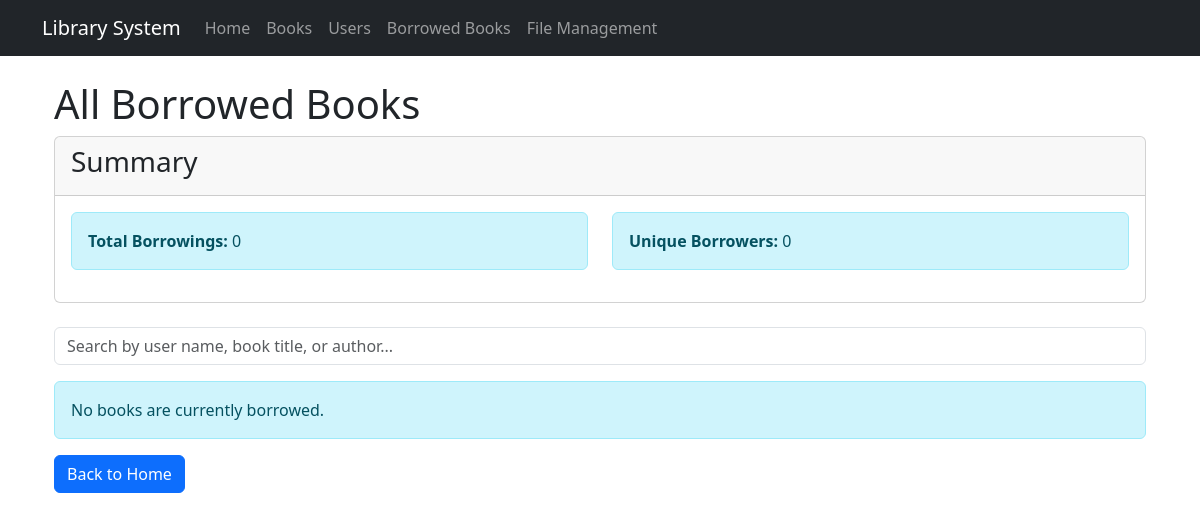
/books/borrowed/, run on an earlier commit of the app's database.
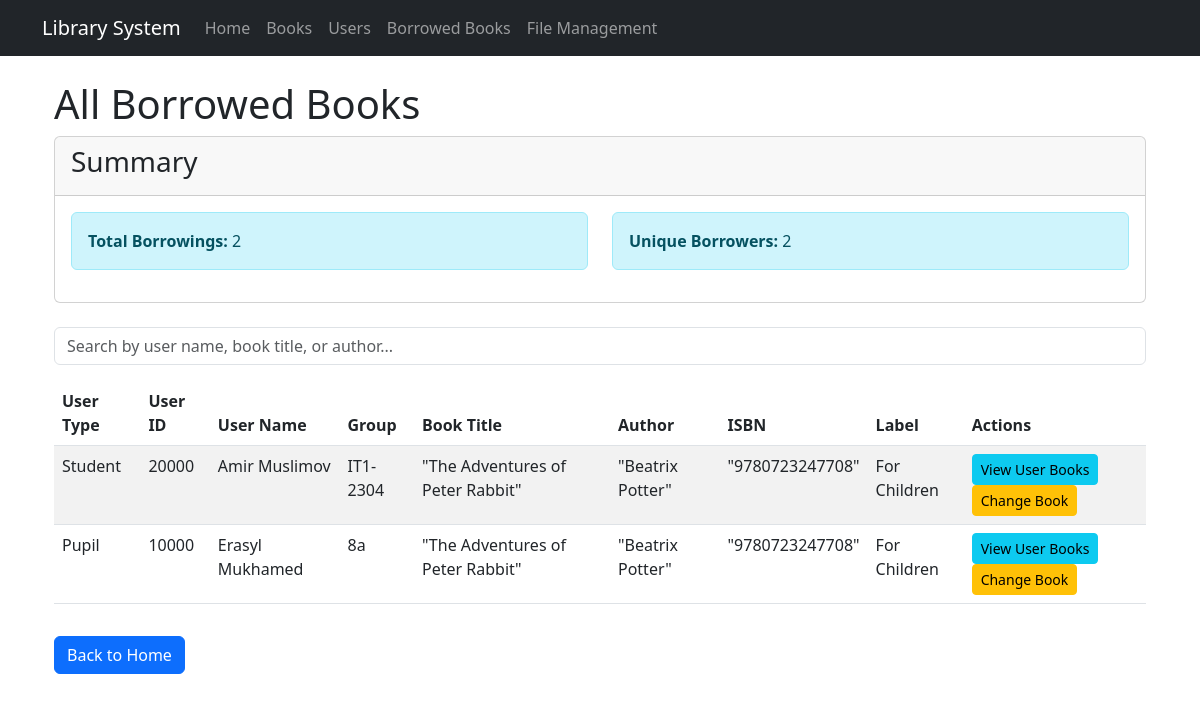
And on a later commit of the database.
### library/models.py (models this page shows, shortened)
class Book(models.Model):
    LABEL_CHOICES = [
        ('for children', 'For Children'),
        ('general', 'General'),
    ]
    title = models.CharField(max_length=255)
    author = models.CharField(max_length=255)
    isbn = models.CharField(max_length=20, unique=True)
    year = models.IntegerField()
    quantity = models.IntegerField()
    label = models.CharField(max_length=20, choices=LABEL_CHOICES, default='general')

class User(models.Model):
    user_id = models.CharField(max_length=5, unique=True)
    name = models.CharField(max_length=100)
    surname = models.CharField(max_length=100)
    group = models.CharField(max_length=50)
    class Meta:
        abstract = True

class Student(User):
    borrowed_books = models.ManyToManyField(Book, blank=True, related_name='borrowed_by_students')

class Pupil(User):
    borrowed_books = models.ManyToManyField(Book, blank=True, related_name='borrowed_by_pupils')
    age = models.IntegerField(default=7)

### library/views.py (the view)
# urls.py: path('books/borrowed/', views.borrowed_books, name='borrowed_books'),
def borrowed_books(request):
    students_with_books = Student.objects.filter(borrowed_books__isnull=False).distinct()
    pupils_with_books = Pupil.objects.filter(borrowed_books__isnull=False).distinct()
    all_borrowings = []
    for student in students_with_books:
        for book in student.borrowed_books.all():
            all_borrowings.append({
                'user_type': 'student',
                'user_id': student.user_id,
                'user_name': f"{student.name} {student.surname}",
                'user_group': student.group,
                'book_id': book.id,
                'book_title': book.title,
                'book_author': book.author,
                'book_isbn': book.isbn,
                'book_label': book.get_label_display()
            })
    for pupil in pupils_with_books:
        for book in pupil.borrowed_books.all():
            all_borrowings.append({
                'user_type': 'pupil',
                'user_id': pupil.user_id,
                'user_name': f"{pupil.name} {pupil.surname}",
                'user_group': pupil.group,
                'user_age': pupil.age,
                'book_id': book.id,
                'book_title': book.title,
                'book_author': book.author,
                'book_isbn': book.isbn,
                'book_label': book.get_label_display()
            })
    all_borrowings.sort(key=lambda x: (x['user_name'], x['book_title']))
    total_borrowings = len(all_borrowings)
    unique_borrowers = len(students_with_books) + len(pupils_with_books)
    return render(request, 'library/borrowed_books.html', {
        'borrowings': all_borrowings,
        'total_borrowings': total_borrowings,
        'unique_borrowers': unique_borrowers
    })

### templates/library/borrowed_books.html (shortened to what this page needs)
{% extends 'base.html' %}
{% block content %}
<div class="container">
    <h1>All Borrowed Books</h1>
    <div class="card mb-4">
        <div class="card-header">
            <h3>Summary</h3>
        </div>
        <div class="card-body">
            <div class="row">
                <div class="col-md-6">
                    <div class="alert alert-info">
                        <strong>Total Borrowings:</strong> {{ total_borrowings }}
                    </div>
                </div>
                <div class="col-md-6">
                    <div class="alert alert-info">
                        <strong>Unique Borrowers:</strong> {{ unique_borrowers }}
                    </div>
                </div>
            </div>
        </div>
    </div>
    <div class="mb-3">
        <input type="text" id="searchInput" class="form-control" placeholder="Search by user name, book title, or author...">
    </div>
    {% if borrowings %}
    <div class="table-responsive">
        <table class="table table-striped" id="borrowingsTable">
            <thead>
                <tr>
                    <th>User Type</th>
                    <th>User ID</th>
                    <th>User Name</th>
                    <th>Group</th>
                    <th>Book Title</th>
                    <th>Author</th>
                    <th>ISBN</th>
                    <th>Label</th>
                    <th>Actions</th>
                </tr>
            </thead>
            <tbody>
                {% for borrowing in borrowings %}
                <tr>
                    <td>{{ borrowing.user_type|title }}</td>
                    <td>{{ borrowing.user_id }}</td>
                    <td>{{ borrowing.user_name }}</td>
                    <td>{{ borrowing.user_group }}</td>
                    <td>{{ borrowing.book_title }}</td>
                    <td>{{ borrowing.book_author }}</td>
                    <td>{{ borrowing.book_isbn }}</td>
                    <td>{{ borrowing.book_label }}</td>
                    <td>
                        <a href="{% url 'user_books' borrowing.user_type borrowing.user_id %}" class="btn btn-sm btn-info">View User Books</a>
                        <a href="{% url 'edit_borrowing' borrowing.user_type borrowing.user_id borrowing.book_id %}" class="btn btn-sm btn-warning">Change Book</a>
                    </td>
                </tr>
                {% endfor %}
            </tbody>
        </table>
    </div>
    {% else %}
    <div class="alert alert-info">
        No books are currently borrowed.
    </div>
    {% endif %}
    <div class="mt-3">
        <a href="{% url 'home' %}" class="btn btn-primary">Back to Home</a>
    </div>
</div>
{% endblock %}

What changed in the data, as far as the page shows it:
now on this page (row edited): Book: user_type "Student", user_id "20000", user_name "Amir Muslimov", user_group "IT1-2304", book_title "\"The Adventures of Peter Rabbit\"", book_author "\"Beatrix Potter\"", book_isbn "\"9780723247708\"", book_label "For Children", user_type "Pupil", user_id "10000", user_name "Erasyl Mukhamed", user_group "8a"
Also different on the page:
{{ total_borrowings }}: "0" → "2"
{{ unique_borrowers }}: "0" → "2"
text no longer shown: "No books are currently borrowed."
text now shown: "User Type User ID User Name Group Book Title Author ISBN Label Actions"
